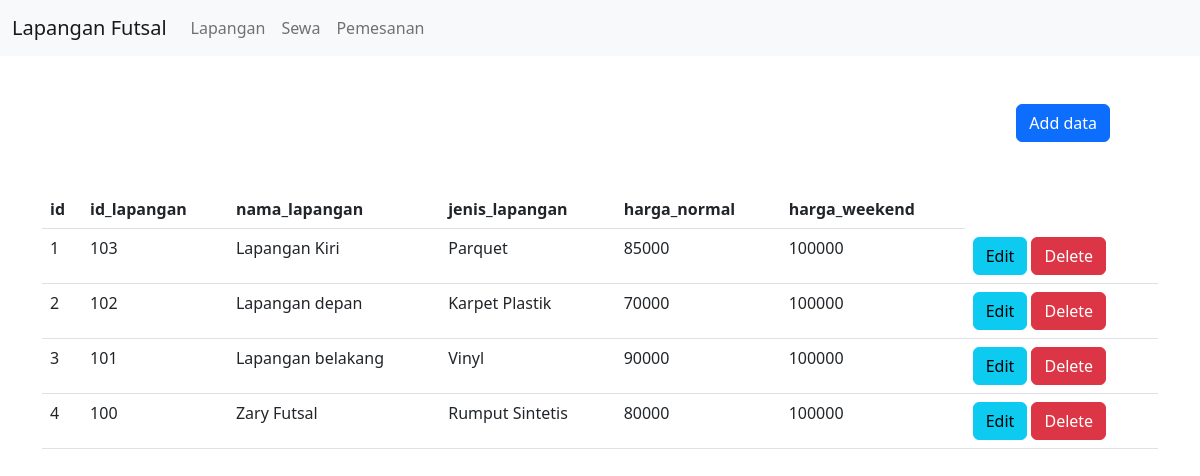
Before: / with the older database file.
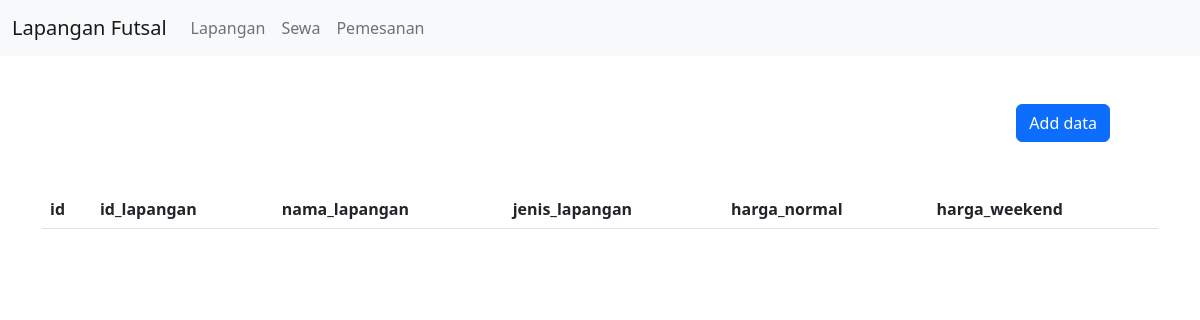
After: the same page with the newer database file.
### tables this page shows
CREATE TABLE `tabel_lapangan` (
  `id` int(11) NOT NULL,
  `id_lapangan` int(11) DEFAULT NULL,
  `nama_lapangan` varchar(25) DEFAULT NULL,
  `jenis_lapangan` varchar(25) DEFAULT NULL,
  `harga_normal` int(11) DEFAULT NULL,
  `harga_weekend` int(11) DEFAULT NULL
);

### index.php (the view, shortened to what this page needs)
<?php
include_once("config.php");
$result = mysqli_query($mysqli, "SELECT * FROM tabel_lapangan ORDER BY id DESC");
include("menu.php");
?>
<html>
<head>
    <link href="https://cdn.jsdelivr.net/npm/bootstrap@5.2.2/dist/css/bootstrap.min.css" rel="stylesheet">
</head>
<body>
    <div class="container">
        <div>
            <a type="button" href="lapangan/add.php" class="btn btn-primary m-5 float-end">Add data</a>
        </div>
        <table class="table">
            <thead>
                <tr>
                    <th>id</th>
                    <th>id_lapangan</th>
                    <th>nama_lapangan</th>
                    <th>jenis_lapangan</th>
                    <th>harga_normal</th>
                    <th>harga_weekend</th>
                </tr>
            </thead>
            <tbody>
                <?php
                $no = 1;
                while ($user_data = mysqli_fetch_array($result)) {
                ?>
                    <tr>
                        <td> <?= $no ?></td>
                        <td> <?= $user_data['id_lapangan'] ?></td>
                        <td> <?= $user_data['nama_lapangan'] ?></td>
                        <td> <?= $user_data['jenis_lapangan'] ?></td>
                        <td> <?= $user_data['harga_normal'] ?></td>
                        <td> <?= $user_data['harga_weekend'] ?></td>
                        <td>
                            <a href="lapangan/edit.php?id=<?= $user_data['id'] ?>" type="button" class="btn btn-info">Edit</a>
                            <a href="delete.php?id=<?= $user_data['id'] ?>" type="button" class="btn btn-danger">Delete</a>
                        </td>
                    </tr>
                <?php
                $no++;
                }
                ?>
            </tbody>
        </table>
    </div>
</body>
</html>

### menu.php (shortened to what this page needs)
<nav class="navbar navbar-expand-lg bg-light">
    <div class="container-fluid">
        <a class="navbar-brand" href="#">Lapangan Futsal</a>
        <div class="collapse navbar-collapse" id="navbarNav">
            <ul class="navbar-nav">
                <li class="nav-item">
                    <a class="nav-link" href="index.php">Lapangan</a>
                </li>
                <li class="nav-item">
                    <a class="nav-link" href="sewa/index.php">Sewa</a>
                </li>
                <li class="nav-item">
                    <a class="nav-link" href="pemesanan/index.php">Pemesanan</a>
                </li>
            </ul>
        </div>
    </div>
</nav>

Changed rows visible on the page:
removed tabel_lapangan: id_lapangan "103", nama_lapangan "Lapangan Kiri", jenis_lapangan "Parquet", harga_normal "85000", harga_weekend "100000"
removed tabel_lapangan: id_lapangan "102", nama_lapangan "Lapangan depan", jenis_lapangan "Karpet Plastik", harga_normal "70000", harga_weekend "100000"
removed tabel_lapangan: id_lapangan "101", nama_lapangan "Lapangan belakang", jenis_lapangan "Vinyl", harga_normal "90000", harga_weekend "100000"
removed tabel_lapangan: id_lapangan "100", nama_lapangan "Zary Futsal", jenis_lapangan "Rumput Sintetis", harga_normal "80000", harga_weekend "100000"
